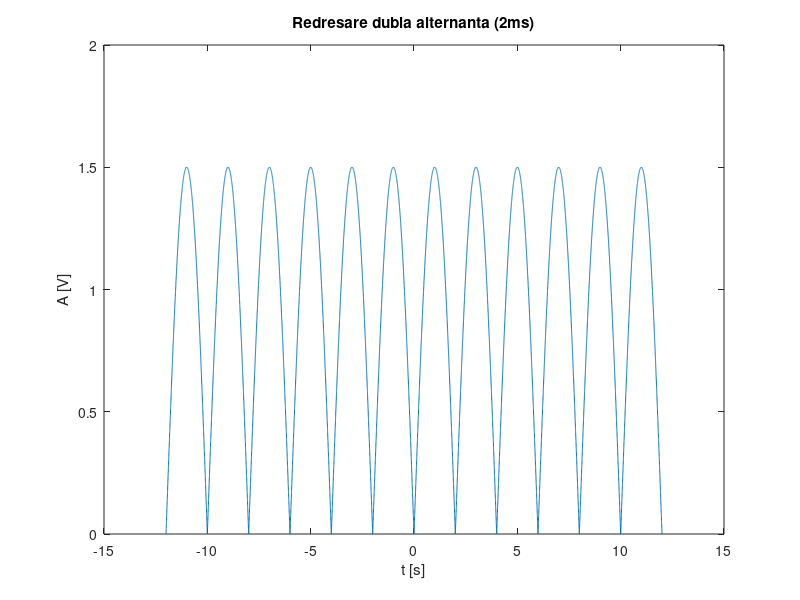
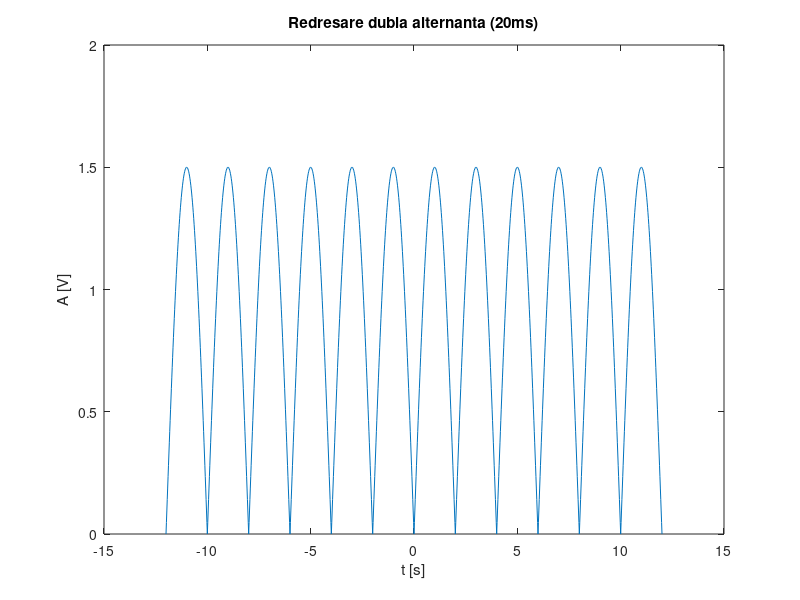
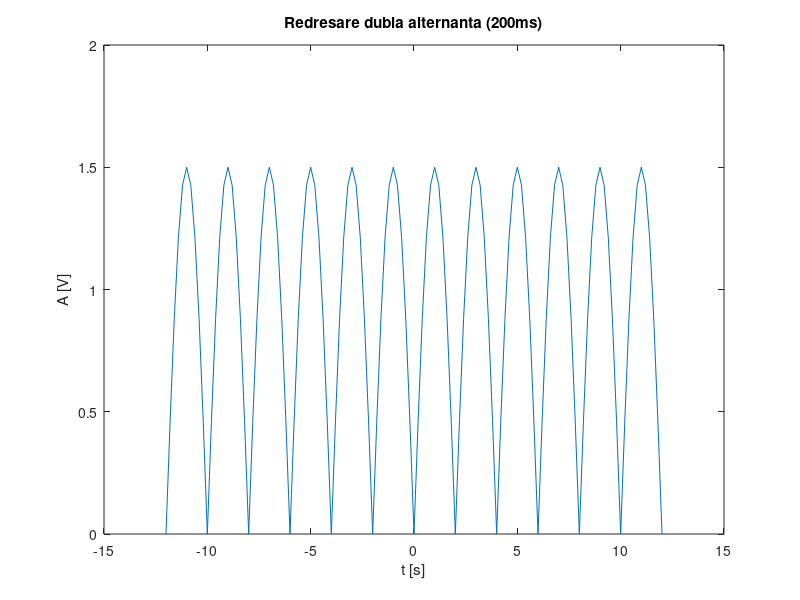

The MATLAB source for these figures, in order:
%Ex. 5: Redresare dubla alternanta

T = 4; %Perioada semnalului in secunde
omega = 2*pi/T; %Pulsatia semnalului
amplitudine = 1.5; %Amplitudinea semnalului in volti
perioade = 3; %Numarul de perioade care apar in grafic

t1 = -perioade*T:0.002:perioade*T; %rezolutie temporala 2ms
t2 = -perioade*T:0.02:perioade*T;  %rezolutie temporala 20ms
t3 = -perioade*T:0.2:perioade*T;   %rezolutie temporala 200ms

x1 = amplitudine*abs(sin(omega*t1)).*ones(1,length(t1)); %Se initializeaza cu modulul valori semnalului initial o matrice cu o linie si numarul de coloane egal cu lungimea vectorului t
figure(1)
plot(t1,x1),title('Redresare dubla alternanta (2ms)'),xlabel('t [s]'),ylabel('A [V]')

x2 = amplitudine*abs(sin(omega*t2)).*ones(1,length(t2));
figure(2)
plot(t2,x2),title('Redresare dubla alternanta (20ms)'),xlabel('t [s]'),ylabel('A [V]')

x3 = amplitudine*abs(sin(omega*t3)).*ones(1,length(t3));
figure(3)
plot(t3,x3),title('Redresare dubla alternanta (200ms)'),xlabel('t [s]'),ylabel('A [V]')